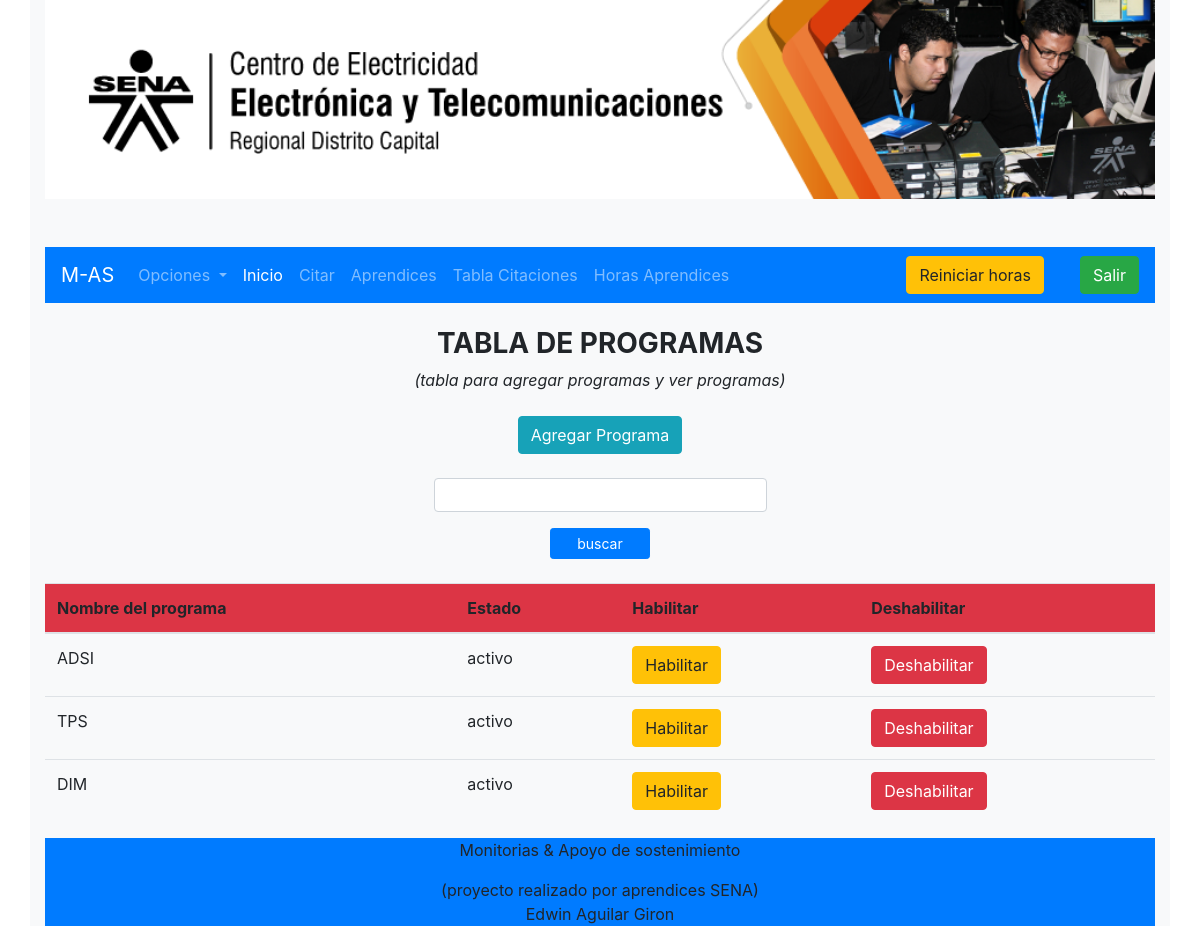
Page /views/directivo/agregarprograma.php (signed in) on the committed database.
### tables this page shows
CREATE TABLE IF NOT EXISTS `programa` (
  `id_programa` int(11) NOT NULL AUTO_INCREMENT,
  `nombre` varchar(20) NOT NULL,
  `id_estado` int(11) NOT NULL,
  PRIMARY KEY (`id_programa`)
);

CREATE TABLE IF NOT EXISTS `estado` (
  `id_estado` int(11) NOT NULL AUTO_INCREMENT,
  `nombre` varchar(20) NOT NULL,
  PRIMARY KEY (`id_estado`)
);

### views/directivo/agregarprograma.php (called while the page is built, shortened)
<?php
include_once'../all/head.php';
include_once'../all/header.php';
?>
<?php
include_once'../all/narvaradmin.php';
?>
<?php
include_once'../../controlador/directivoController/agregarprogramaController.php';
?>
    <?php
include_once'../all/footer.php';
?>

### controlador/class.programa.php (called while the page is built, shortened)
<?php
class Programa{
	static function imprimirprograma($WHERE){
		$db = new Conexion();
		$sql = "SELECT programa.id_programa,programa.nombre,estado.nombre as estadoo
		FROM programa
		INNER JOIN estado on programa.id_estado=estado.id_estado
		$WHERE";
		$datos = $db->query($sql);
		return $datos;
	}
}
?>

### controlador/directivoController/agregarprogramaController.php (the view, shortened to what this page needs)
<center><br>
    <h3><strong>TABLA DE PROGRAMAS</strong></h3>
    <em>(tabla para agregar programas y  ver programas)</em></acronym><br><br>
    <button type="button" class="btn btn-info" data-toggle="modal" data-target="#Programing">Agregar Programa</button>
    <br><br>
    <form name="form1" method="POST" action="<?php echo $_SERVER['PHP_SELF']; ?>" id="cdr" >
        <p><input name="T1"  type="text" style="width:30%; height:5%" class="form-control" size="20"></p>
        <input  name="buscar" type="submit" id="buscar" value="buscar" class="btn btn-lg btn-primary btn-block btn-sm" style="width: 100px"/>
    </form><br>
    <?php
    $buscar = $_POST['T1'];
    include_once'../../controlador/class.programa.php';
    $sql = Programa::imprimirprograma("WHERE programa.nombre LIke '%".$buscar."%' ");
    echo '<div class="table-responsive table-hover">';
    echo '<table class="table">';
    echo  '<thead class="bg-danger">';
    echo '<tr>';
    echo '<th scope="col">Nombre del programa</th>';
    echo '<th scope="col">Estado</th>';
    echo '<th scope="col">Habilitar</th>';
    echo '<th scope="col">Deshabilitar</th>';
    echo '</tr>';
    echo '</thead>';
    while ($reg= Mysqli_fetch_array($sql)) {
    echo "<tr class='success'>";
    echo "<td>";
    echo $reg['nombre'];
    echo "</td>";
    echo "<td>";
    echo $reg['estadoo'];
    echo "</td>";
    echo "<td><a href='../../controlador/prueba.php?codigo=$reg[id_programa]&proaceptar=2'><button type='button' class='btn btn-warning'>Habilitar</button></a></td>";
    echo "<td><a href='../../controlador/prueba.php?codigo=$reg[id_programa]&pronoaceptar=2'><button type='button' class='btn btn-danger'>Deshabilitar</button></a></td>";
    }
    echo "</table>";
        ?>

### assets/css/estile.css (style rules this page uses)
body { background-color:#e5e7e9; }

### rows in the picture
programa: nombre "ADSI", id_estado.nombre "activo"
programa: nombre "TPS", id_estado.nombre "activo"
programa: nombre "DIM", id_estado.nombre "activo"
